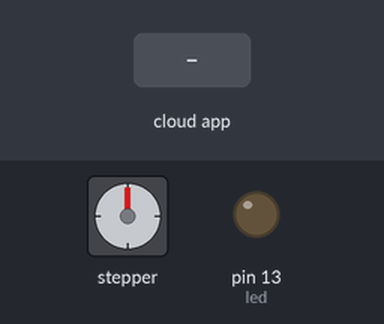
This sketch was run on a simulated Arduino Uno, built with avr-gcc and run on an emulated ATmega328P. On the bench: stepper motor, output pins drawn as LEDs (lit = HIGH). The inputs (shaded band) are chosen by the test bench. The ROS host is connected and sends only what is stated; stepper angles assume 100 steps per turn.

Above: at 1.2 s.
1.3 s: the phone or cloud app sets introducer to 0
At 2.0 s:
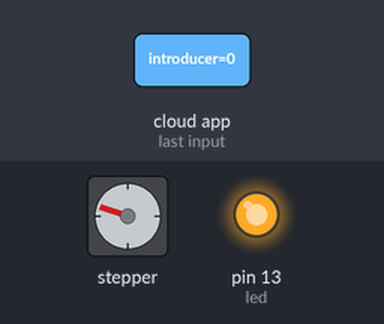
3.0 s: the phone or cloud app sets introducer to 45
At 4.4 s:
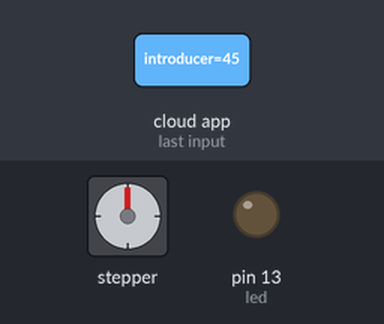
4.7 s: the phone or cloud app sets introducer to 90
At 5.7 s:
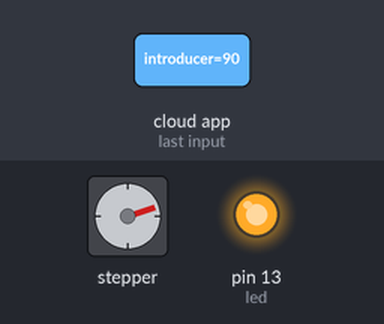
6.4 s: the phone or cloud app sets introducer to 180
At 7.0 s:
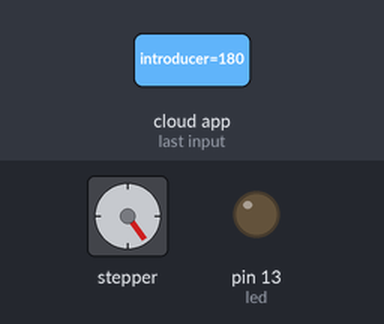
8.1 s: the phone or cloud app sets introducer to 45
At 9.5 s:
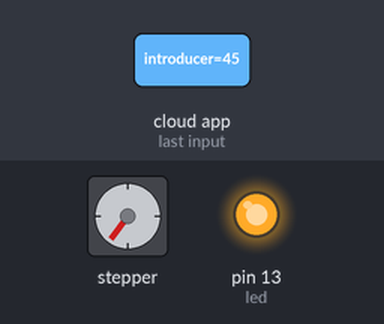
9.8 s: the phone or cloud app sets introducer to 90
At 10.8 s:
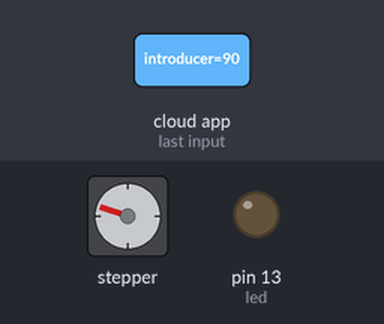
Timing chart, 0 to 12.5 s (numbered marks = the images above; inputs shaded):
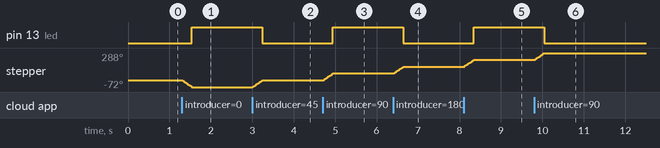

The sketch:

introducer_control_ino.ino
```cpp
/*
 * rosserial Servo Control Example
 *
 * This sketch demonstrates the control of hobby R/C servos
 * using ROS and the arduiono
 *
 * For the full tutorial write up, visit
 * www.ros.org/wiki/rosserial_arduino_demos
 *
 * For more information on the Arduino Servo Library
 * Checkout :
 * http://www.arduino.cc/en/Reference/Servo
 */

#if (ARDUINO >= 100)
 #include <Arduino.h>
#else
 #include <WProgram.h>
#endif

#include <AFMotor.h>
#include <ros.h>
#include <std_msgs/UInt16.h>

ros::NodeHandle  nh;

// change this to the number of steps on your motor
#define STEPS 100

// create an instance of the stepper class, specifying
// the number of steps of the motor and the pins it's
// attached to
AF_Stepper introducer(STEPS, 2);

// the previous reading from the analog input
int previous = 0;

void introducer_cb( const std_msgs::UInt16& cmd_msg){
  if (cmd_msg.data == 0)
    introducer.step(20, BACKWARD, MICROSTEP); //set servo angle, should be from 0-180
  else
    introducer.step(20, FORWARD, MICROSTEP); //set servo angle, should be from 0-180


  digitalWrite(13, HIGH-digitalRead(13));  //toggle led
}


ros::Subscriber<std_msgs::UInt16> sub("introducer", introducer_cb);

void setup(){
  pinMode(13, OUTPUT);

  nh.initNode();
  nh.subscribe(sub);

}

void loop(){
  nh.spinOnce();
  delay(1);
}
```

Measured:
- after the input at 1.3 s, pin 13 (led): LOW → HIGH after 0.24 s; stepper: turns 72° counter-clockwise in 0.24 s, starting at once
- after the input at 3.0 s, pin 13 (led): HIGH → LOW after 0.24 s; stepper: turns 72° clockwise in 0.24 s, starting at once
- after the input at 4.7 s, pin 13 (led): LOW → HIGH after 0.24 s; stepper: turns 72° clockwise in 0.24 s, starting at once
- after the input at 6.4 s, pin 13 (led): HIGH → LOW after 0.24 s; stepper: turns 72° clockwise in 0.24 s, starting at once
- after the input at 8.1 s, pin 13 (led): LOW → HIGH after 0.24 s; stepper: turns 72° clockwise in 0.24 s, starting at once
- after the input at 9.8 s, pin 13 (led): HIGH → LOW after 0.24 s; stepper: turns 72° clockwise in 0.24 s, starting at once
